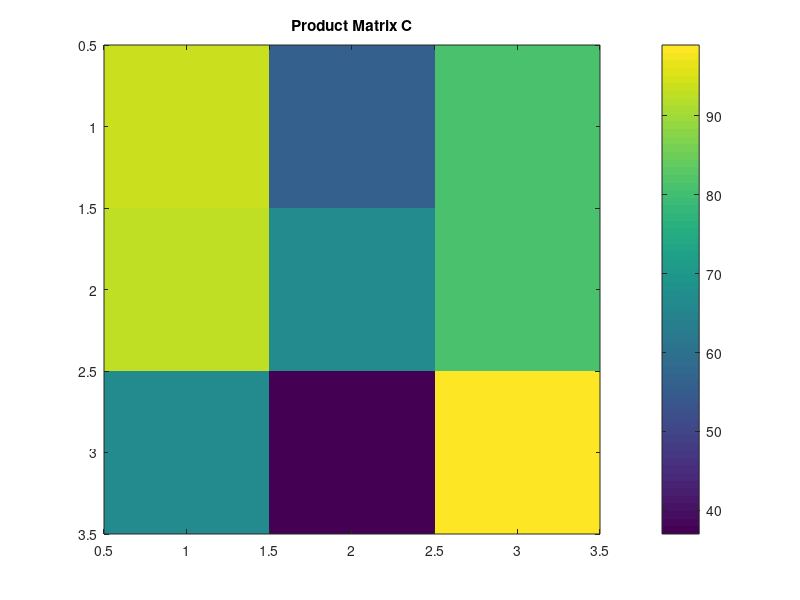

MATLAB code for this plot:
% Day 040: Random Matrix Multiplication
A = randi(10, 3, 3);
B = randi(10, 3, 3);
C = A * B;
disp('Matrix A:'); disp(A);
disp('Matrix B:'); disp(B);
disp('Product C = A * B:'); disp(C);
figure; imagesc(C); colorbar;
title('Product Matrix C');
